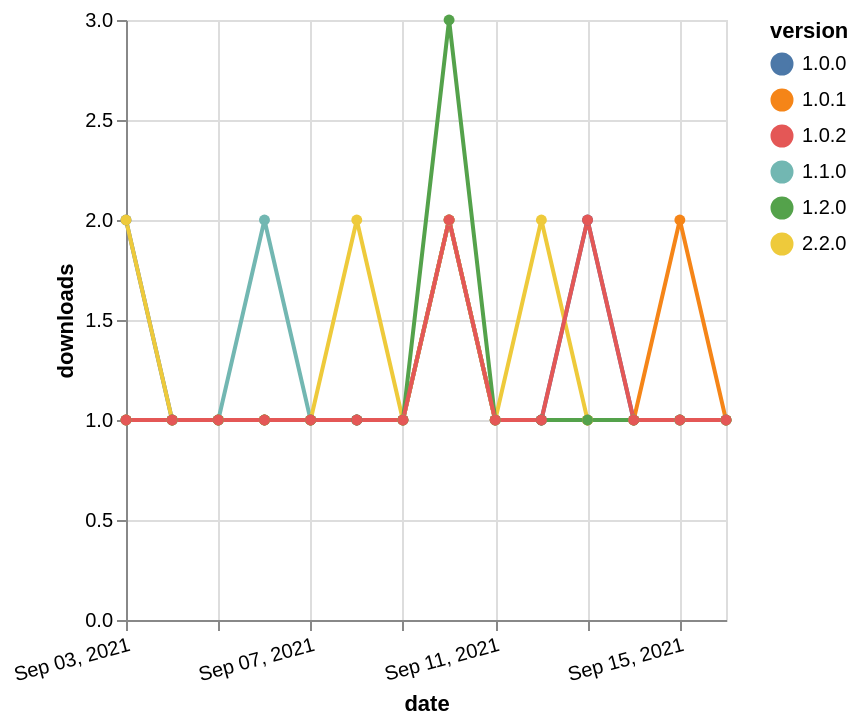

Vega-Lite specification stored for this chart:
### Vega-Lite specification from a JSON file in a GitHub repository (floating-point values rounded to 4 significant figures)
{"$schema": "https://vega.github.io/schema/vega-lite/v5.json", "description": "A simple bar chart with embedded data.", "data": {"values": [{"date": "2021-09-03", "total": 150, "delta": 1, "version": "1.1.0"}, {"date": "2021-09-04", "total": 151, "delta": 1, "version": "1.1.0"}, {"date": "2021-09-05", "total": 152, "delta": 1, "version": "1.1.0"}, {"date": "2021-09-06", "total": 154, "delta": 2, "version": "1.1.0"}, {"date": "2021-09-07", "total": 155, "delta": 1, "version": "1.1.0"}, {"date": "2021-09-08", "total": 156, "delta": 1, "version": "1.1.0"}, {"date": "2021-09-09", "total": 157, "delta": 1, "version": "1.1.0"}, {"date": "2021-09-10", "total": 159, "delta": 2, "version": "1.1.0"}, {"date": "2021-09-11", "total": 160, "delta": 1, "version": "1.1.0"}, {"date": "2021-09-12", "total": 161, "delta": 1, "version": "1.1.0"}, {"date": "2021-09-13", "total": 162, "delta": 1, "version": "1.1.0"}, {"date": "2021-09-14", "total": 163, "delta": 1, "version": "1.1.0"}, {"date": "2021-09-15", "total": 164, "delta": 1, "version": "1.1.0"}, {"date": "2021-09-16", "total": 165, "delta": 1, "version": "1.1.0"}, {"date": "2021-09-03", "total": 160, "delta": 1, "version": "1.0.1"}, {"date": "2021-09-04", "total": 161, "delta": 1, "version": "1.0.1"}, {"date": "2021-09-05", "total": 162, "delta": 1, "version": "1.0.1"}, {"date": "2021-09-06", "total": 163, "delta": 1, "version": "1.0.1"}, {"date": "2021-09-07", "total": 164, "delta": 1, "version": "1.0.1"}, {"date": "2021-09-08", "total": 165, "delta": 1, "version": "1.0.1"}, {"date": "2021-09-09", "total": 166, "delta": 1, "version": "1.0.1"}, {"date": "2021-09-10", "total": 168, "delta": 2, "version": "1.0.1"}, {"date": "2021-09-11", "total": 169, "delta": 1, "version": "1.0.1"}, {"date": "2021-09-12", "total": 170, "delta": 1, "version": "1.0.1"}, {"date": "2021-09-13", "total": 171, "delta": 1, "version": "1.0.1"}, {"date": "2021-09-14", "total": 172, "delta": 1, "version": "1.0.1"}, {"date": "2021-09-15", "total": 174, "delta": 2, "version": "1.0.1"}, {"date": "2021-09-16", "total": 175, "delta": 1, "version": "1.0.1"}, {"date": "2021-09-03", "total": 162, "delta": 2, "version": "1.0.0"}, {"date": "2021-09-04", "total": 163, "delta": 1, "version": "1.0.0"}, {"date": "2021-09-05", "total": 164, "delta": 1, "version": "1.0.0"}, {"date": "2021-09-06", "total": 165, "delta": 1, "version": "1.0.0"}, {"date": "2021-09-07", "total": 166, "delta": 1, "version": "1.0.0"}, {"date": "2021-09-08", "total": 167, "delta": 1, "version": "1.0.0"}, {"date": "2021-09-09", "total": 168, "delta": 1, "version": "1.0.0"}, {"date": "2021-09-10", "total": 170, "delta": 2, "version": "1.0.0"}, {"date": "2021-09-11", "total": 171, "delta": 1, "version": "1.0.0"}, {"date": "2021-09-12", "total": 172, "delta": 1, "version": "1.0.0"}, {"date": "2021-09-13", "total": 174, "delta": 2, "version": "1.0.0"}, {"date": "2021-09-14", "total": 175, "delta": 1, "version": "1.0.0"}, {"date": "2021-09-15", "total": 176, "delta": 1, "version": "1.0.0"}, {"date": "2021-09-16", "total": 177, "delta": 1, "version": "1.0.0"}, {"date": "2021-09-03", "total": 90, "delta": 2, "version": "2.2.0"}, {"date": "2021-09-04", "total": 91, "delta": 1, "version": "2.2.0"}, {"date": "2021-09-05", "total": 92, "delta": 1, "version": "2.2.0"}, {"date": "2021-09-06", "total": 93, "delta": 1, "version": "2.2.0"}, {"date": "2021-09-07", "total": 94, "delta": 1, "version": "2.2.0"}, {"date": "2021-09-08", "total": 96, "delta": 2, "version": "2.2.0"}, {"date": "2021-09-09", "total": 97, "delta": 1, "version": "2.2.0"}, {"date": "2021-09-10", "total": 99, "delta": 2, "version": "2.2.0"}, {"date": "2021-09-11", "total": 100, "delta": 1, "version": "2.2.0"}, {"date": "2021-09-12", "total": 102, "delta": 2, "version": "2.2.0"}, {"date": "2021-09-13", "total": 103, "delta": 1, "version": "2.2.0"}, {"date": "2021-09-14", "total": 104, "delta": 1, "version": "2.2.0"}, {"date": "2021-09-15", "total": 105, "delta": 1, "version": "2.2.0"}, {"date": "2021-09-16", "total": 106, "delta": 1, "version": "2.2.0"}, {"date": "2021-09-03", "total": 133, "delta": 1, "version": "1.2.0"}, {"date": "2021-09-04", "total": 134, "delta": 1, "version": "1.2.0"}, {"date": "2021-09-05", "total": 135, "delta": 1, "version": "1.2.0"}, {"date": "2021-09-06", "total": 136, "delta": 1, "version": "1.2.0"}, {"date": "2021-09-07", "total": 137, "delta": 1, "version": "1.2.0"}, {"date": "2021-09-08", "total": 138, "delta": 1, "version": "1.2.0"}, {"date": "2021-09-09", "total": 139, "delta": 1, "version": "1.2.0"}, {"date": "2021-09-10", "total": 142, "delta": 3, "version": "1.2.0"}, {"date": "2021-09-11", "total": 143, "delta": 1, "version": "1.2.0"}, {"date": "2021-09-12", "total": 144, "delta": 1, "version": "1.2.0"}, {"date": "2021-09-13", "total": 145, "delta": 1, "version": "1.2.0"}, {"date": "2021-09-14", "total": 146, "delta": 1, "version": "1.2.0"}, {"date": "2021-09-15", "total": 147, "delta": 1, "version": "1.2.0"}, {"date": "2021-09-16", "total": 148, "delta": 1, "version": "1.2.0"}, {"date": "2021-09-03", "total": 163, "delta": 1, "version": "1.0.2"}, {"date": "2021-09-04", "total": 164, "delta": 1, "version": "1.0.2"}, {"date": "2021-09-05", "total": 165, "delta": 1, "version": "1.0.2"}, {"date": "2021-09-06", "total": 166, "delta": 1, "version": "1.0.2"}, {"date": "2021-09-07", "total": 167, "delta": 1, "version": "1.0.2"}, {"date": "2021-09-08", "total": 168, "delta": 1, "version": "1.0.2"}, {"date": "2021-09-09", "total": 169, "delta": 1, "version": "1.0.2"}, {"date": "2021-09-10", "total": 171, "delta": 2, "version": "1.0.2"}, {"date": "2021-09-11", "total": 172, "delta": 1, "version": "1.0.2"}, {"date": "2021-09-12", "total": 173, "delta": 1, "version": "1.0.2"}, {"date": "2021-09-13", "total": 175, "delta": 2, "version": "1.0.2"}, {"date": "2021-09-14", "total": 176, "delta": 1, "version": "1.0.2"}, {"date": "2021-09-15", "total": 177, "delta": 1, "version": "1.0.2"}, {"date": "2021-09-16", "total": 178, "delta": 1, "version": "1.0.2"}]}, "width": "container", "mark": {"type": "line", "point": {"filled": true}}, "encoding": {"x": {"field": "date", "type": "temporal", "timeUnit": "yearmonthdate", "title": "date", "axis": {"labelAngle": -15}}, "y": {"field": "delta", "type": "quantitative", "title": "downloads"}, "color": {"field": "version", "type": "nominal"}, "tooltip": {"field": "delta"}}}
